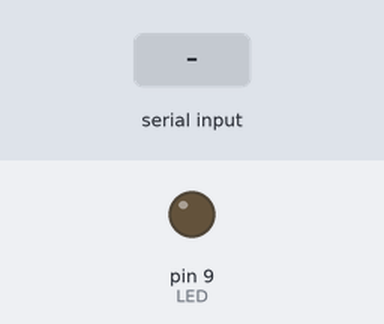
Recording of a sketch running on a simulated Arduino Uno, built with avr-gcc and run on an emulated ATmega328P. Parts: output pins drawn as LEDs (lit = HIGH). The test bench sets the inputs (shaded band). What the sketch prints to the serial monitor is not drawn.

Above: at 1.2 s.
1.3 s: "90,45\n" received over Serial
At 1.8 s:
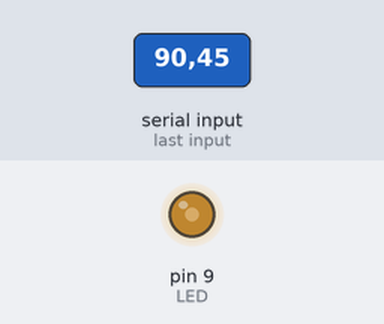
3.8 s: "5\n" received over Serial
At 4.6 s:
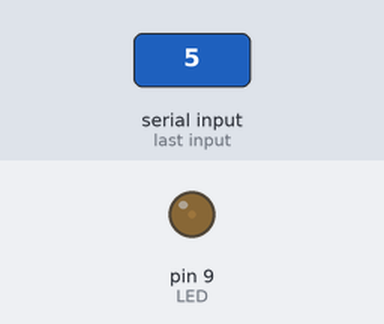
Timing chart, 0 to 6.8 s (numbered marks = the images above; inputs shaded):
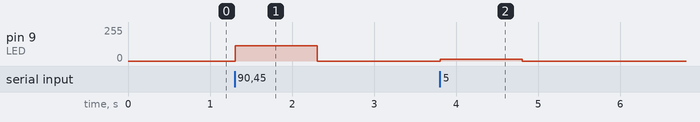

Measured:
- after the input at 1.3 s, pin 9 (LED): 0/255 → 114/255 at once, → 0/255 1.0 s later
- after the input at 3.8 s, pin 9 (LED): 0/255 → 12/255 at once, → 0/255 1.0 s later

The sketch:

Arduino_tutor_serial.ino
```cpp
int brightness = 0;
int value;
const int LED = 9;
void setup()
{
  Serial.begin(9600);
    Serial.print("enter brightness in percent: ");
}
void loop()
{

  if(Serial.available()>0)
  {
  brightness = Serial.parseInt();
  Serial.println(brightness);
  value = map(brightness,0,100,0,255);
  analogWrite(LED,value);
  Serial.print("enter brightness in percent: ");
}
}
```
